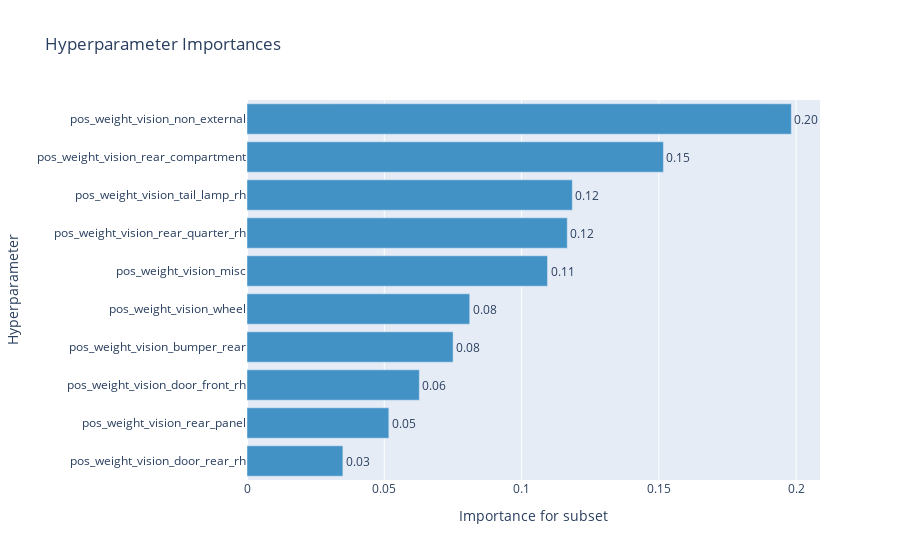

Notebook code for this chart:
### Code cell
plot_param_importances(study, target=lambda t: t.values[0], target_name='subset')

### Figure 1 — Plotly figure (JSON) as saved in the notebook; plotly's stock layout.template omitted (floating-point values rounded to 4 significant figures)
{"data": [{"cliponaxis": false, "hovertemplate": ["pos_weight_vision_door_rear_rh (FloatDistribution): 0.03492161490295449<extra></extra>", "pos_weight_vision_rear_panel (FloatDistribution): 0.051655015903634416<extra></extra>", "pos_weight_vision_door_front_rh (FloatDistribution): 0.0627633617595882<extra></extra>", "pos_weight_vision_bumper_rear (FloatDistribution): 0.07505701102893733<extra></extra>", "pos_weight_vision_wheel (FloatDistribution): 0.0811167687907721<extra></extra>", "pos_weight_vision_misc (FloatDistribution): 0.10944828048740937<extra></extra>", "pos_weight_vision_rear_quarter_rh (FloatDistribution): 0.1166423882743968<extra></extra>", "pos_weight_vision_tail_lamp_rh (FloatDistribution): 0.11848856116481793<extra></extra>", "pos_weight_vision_rear_compartment (FloatDistribution): 0.15166226788907156<extra></extra>", "pos_weight_vision_non_external (FloatDistribution): 0.19824472979841773<extra></extra>"], "marker": {"color": "rgb(66,146,198)"}, "orientation": "h", "text": ["0.03", "0.05", "0.06", "0.08", "0.08", "0.11", "0.12", "0.12", "0.15", "0.20"], "textposition": "outside", "type": "bar", "x": [0.03492, 0.05166, 0.06276, 0.07506, 0.08112, 0.1094, 0.1166, 0.1185, 0.1517, 0.1982], "y": ["pos_weight_vision_door_rear_rh", "pos_weight_vision_rear_panel", "pos_weight_vision_door_front_rh", "pos_weight_vision_bumper_rear", "pos_weight_vision_wheel", "pos_weight_vision_misc", "pos_weight_vision_rear_quarter_rh", "pos_weight_vision_tail_lamp_rh", "pos_weight_vision_rear_compartment", "pos_weight_vision_non_external"]}], "layout": {"showlegend": false, "title": {"text": "Hyperparameter Importances"}, "xaxis": {"title": {"text": "Importance for subset"}}, "yaxis": {"title": {"text": "Hyperparameter"}}}}
